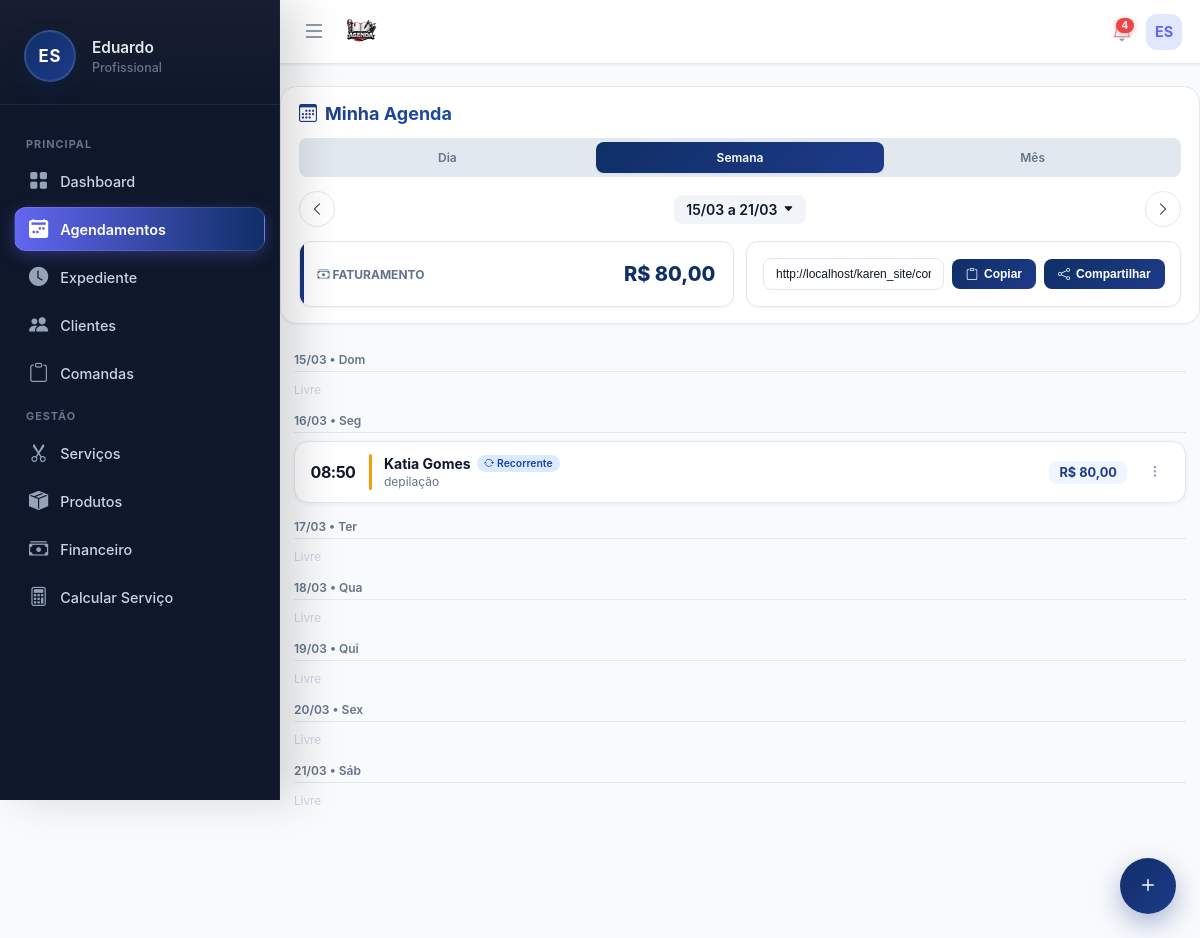
Page /pages/agenda/agenda.php?data=2026-03-19&view=week (signed in) on the earlier database version.
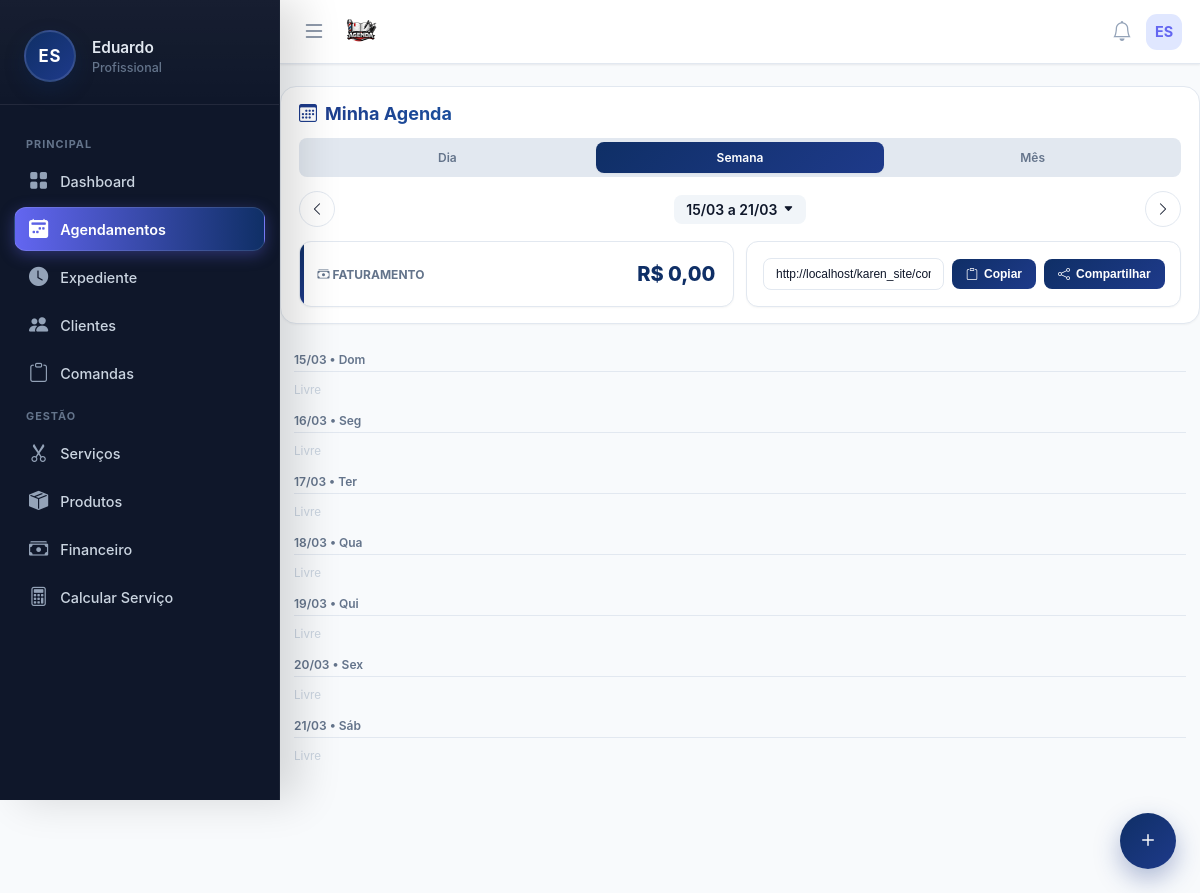
Same page on the later database version.
### tables this page shows
CREATE TABLE usuarios (
        id INTEGER PRIMARY KEY AUTOINCREMENT,
        nome TEXT, email TEXT, telefone TEXT, foto TEXT, biografia TEXT,
        cep TEXT, endereco TEXT, numero TEXT, bairro TEXT, cidade TEXT, estado TEXT,
        criado_em DATETIME DEFAULT CURRENT_TIMESTAMP
    , senha TEXT, estabelecimento TEXT, cor_tema TEXT DEFAULT '#4f46e5', ultimo_login DATETIME, ativo INTEGER DEFAULT 1, data_expiracao DATE, is_vitalicio INTEGER DEFAULT 0, quem_indicou TEXT, valor_mensalidade REAL DEFAULT 19.90, indicado_por TEXT, valor_mensal REAL DEFAULT 19.90, token_recuperacao TEXT, token_validade DATETIME, tipo_estabelecimento TEXT DEFAULT 'Salão de Beleza', instagram TEXT, cpf TEXT, lembrete_email_ativo INTEGER DEFAULT 0, lembrete_email_tempo INTEGER DEFAULT 4, lembrete_email_unidade TEXT DEFAULT 'horas', lembrete_email_cliente INTEGER DEFAULT 1, lembrete_email_confirmar INTEGER DEFAULT 0, lembrete_email_outro TEXT, lembrete_email_copia INTEGER DEFAULT 0, agendamento_min_antecedencia INTEGER DEFAULT 4, agendamento_min_unidade TEXT DEFAULT 'horas', receber_email_diario INTEGER DEFAULT 0, is_teste INTEGER DEFAULT 0, vendedor_id INTEGER);

CREATE TABLE agendamentos (
        id INTEGER PRIMARY KEY AUTOINCREMENT,
        user_id INTEGER NOT NULL,
        cliente_nome TEXT NOT NULL,
        servico TEXT NOT NULL,
        data_agendamento DATE NOT NULL,
        horario TIME NOT NULL,
        status TEXT DEFAULT 'Pendente',
        observacoes TEXT,
        criado_em DATETIME DEFAULT CURRENT_TIMESTAMP
    , cliente_cpf TEXT, cliente_id INTEGER, valor REAL DEFAULT 0, serie_id TEXT, indice_serie INTEGER DEFAULT 1, e_recorrente INTEGER DEFAULT 0, lembrete_enviado INTEGER DEFAULT 0, comanda_id INTEGER, servico_id INTEGER, servicos_json TEXT);

### includes/config.php (called while the page is built, shortened)
<?php
if (!function_exists('slugify')) {
    function slugify($text)
    {
        $text = trim((string)$text);
        $translit = @iconv('UTF-8', 'ASCII//TRANSLIT//IGNORE', $text);
        if ($translit !== false) {
            $text = $translit;
        }
        $text = strtolower($text);
        $text = preg_replace('/[^a-z0-9]+/', '-', $text);
        $text = trim($text, '-');
        return $text !== '' ? $text : 'estabelecimento';
    }
}
if (!function_exists('buildAgendarSlug')) {
    function buildAgendarSlug($nomeBase, $userId)
    {
        $slug = slugify($nomeBase);
        return $slug . '-' . (int)$userId;
    }
}
?>

### pages/agenda/agenda.php (the view, shortened to what the rows shown need)
<?php
require_once __DIR__ . '/../../includes/config.php';
$userId = $_SESSION['user_id'];
$dataExibida = $_GET['data'] ?? date('Y-m-d');
$viewType    = $_GET['view'] ?? 'day';
$hoje        = date('Y-m-d');
$isProd = isset($_SERVER['HTTP_HOST']) && $_SERVER['HTTP_HOST'] === 'salao.develoi.com';
$agendaUrl = $isProd
    ? '/agenda'
    : $_SERVER['PHP_SELF'];
$stmtUser = $pdo->prepare("SELECT nome, estabelecimento FROM usuarios WHERE id = ?");
$stmtUser->execute([$userId]);
$userInfo = $stmtUser->fetch();
$nomeBaseSlug = !empty($userInfo['estabelecimento'])
    ? $userInfo['estabelecimento']
    : ($userInfo['nome'] ?? 'Estabelecimento');
$slugAgendamento = buildAgendarSlug($nomeBaseSlug, $userId);
$linkAgendamento = rtrim(BASE_URL, '/') . '/' . $slugAgendamento;
$agendamentos = [];
$faturamento = 0;
$diasComAgendamento = [];
$agendamentosPorDia = [];
if ($viewType === 'month') {
    $start = date('Y-m-01', strtotime($dataExibida));
    $end   = date('Y-m-t', strtotime($dataExibida));
    setlocale(LC_TIME, 'pt_BR', 'pt_BR.utf-8', 'portuguese');
    $meses = [1 => 'Janeiro', 2 => 'Fevereiro', 3 => 'Março', 4 => 'Abril', 5 => 'Maio', 6 => 'Junho', 7 => 'Julho', 8 => 'Agosto', 9 => 'Setembro', 10 => 'Outubro', 11 => 'Novembro', 12 => 'Dezembro'];
    $tituloData = $meses[(int)date('m', strtotime($dataExibida))] . ' ' . date('Y', strtotime($dataExibida));
} elseif ($viewType === 'week') {
    $ts = strtotime($dataExibida);
    $diaSemana = date('w', $ts);
    $start = date('Y-m-d', strtotime("-$diaSemana days", $ts));
    $end   = date('Y-m-d', strtotime("+6 days", strtotime($start)));
} else {
    $start = $dataExibida;
    $end   = $dataExibida;
    $diasSemana = ['Domingo', 'Segunda', 'Terça', 'Quarta', 'Quinta', 'Sexta', 'Sábado'];
    $tituloData = $diasSemana[date('w', strtotime($dataExibida))] . ', ' . date('d/m', strtotime($dataExibida));
}
$stmt = $pdo->prepare("
    SELECT
        a.*,
        s.tipo_recorrencia,
        s.dias_semana as recorrencia_dias_semana,
        s.intervalo_dias
    FROM agendamentos a
    LEFT JOIN servicos s ON s.id = a.servico_id AND s.user_id = a.user_id
    WHERE a.user_id = ?
      AND a.data_agendamento BETWEEN ? AND ?
    ORDER BY a.data_agendamento ASC, a.horario ASC
");
$stmt->execute([$userId, $start, $end]);
$raw = $stmt->fetchAll();
$clientes = $pdo->query("SELECT id, nome, telefone FROM clientes WHERE user_id=$userId ORDER BY nome ASC")->fetchAll();
if ($viewType === 'day') {
    $agendamentos = array_filter($raw, function ($ag) use ($dataExibida) {
        return $ag['data_agendamento'] === $dataExibida;
    });
    foreach ($agendamentos as $ag) {
        if (($ag['status'] ?? '') !== 'Cancelado') $faturamento += $ag['valor'];
    }
} elseif ($viewType === 'week') {
    for ($i = 0; $i <= 6; $i++) {
        $d = date('Y-m-d', strtotime("+$i days", strtotime($start)));
        $agendamentos[$d] = [];
    }
    foreach ($raw as $ag) {
        $agendamentos[$ag['data_agendamento']][] = $ag;
    }
}
include '../../includes/header.php';
include '../../includes/menu.php';
?>
<div class="app-header">
    <h1 class="agenda-title"><i class="bi bi-calendar3"></i> Minha Agenda</h1>
    <div class="header-cards">
    <div class="link-card">
        <div class="link-input-group">
            <input type="text" class="link-input" id="linkAgendamento" value="<?php echo htmlspecialchars($linkAgendamento); ?>" readonly>
            <button class="btn-copy-link" onclick="copiarLink(event)"><i class="bi bi-clipboard"></i>Copiar</button>
            <button class="btn-share-link" onclick="compartilharLink()"><i class="bi bi-share"></i>Compartilhar</button>
        </div>
    </div>
    </div>
</div>
<div class="content-area">
    <?php if ($viewType === 'month'): ?>
        <div class="calendar-grid">
            <div class="week-day-name">DOM</div><div class="week-day-name">SEG</div><div class="week-day-name">TER</div>
            <div class="week-day-name">QUA</div><div class="week-day-name">QUI</div><div class="week-day-name">SEX</div><div class="week-day-name">SÁB</div>
            <?php
            $firstDay = date('Y-m-01', strtotime($dataExibida));
            $daysInMonth = date('t', strtotime($dataExibida));
            $startPad = date('w', strtotime($firstDay));
            for($k=0; $k<$startPad; $k++) echo '<div class="day-cell empty"></div>';
            for($day=1; $day<=$daysInMonth; $day++){
                $date = date('Y-m-', strtotime($dataExibida)) . str_pad($day, 2, '0', STR_PAD_LEFT);
                $isToday = ($date === $hoje) ? 'today' : '';
                $hasEv = isset($diasComAgendamento[$date]) ? 'has-events' : '';
                $badge = isset($agendamentosPorDia[$date]) ? "<div class='event-count-badge'>{$agendamentosPorDia[$date]}</div>" : '';
                echo "<a href='{$agendaUrl}?view=day&data={$date}' class='day-cell {$isToday} {$hasEv}'>{$day}{$badge}</a>";
            }
            ?>
        </div>
    <?php elseif ($viewType === 'week'): ?>
        <?php foreach ($agendamentos as $dia => $lista): ?>
            <div class="week-header">
                <?php echo date('d/m', strtotime($dia)) . ' • ' . ['Dom','Seg','Ter','Qua','Qui','Sex','Sáb'][date('w', strtotime($dia))]; ?>
            </div>
            <?php if (count($lista) > 0): ?>
                <?php foreach ($lista as $ag) renderCard($ag, $clientes); ?>
            <?php else: ?>
                <small style="color:#cbd5e1;">Livre</small>
            <?php endif; ?>
        <?php endforeach; ?>
    <?php endif; ?>
</div>
<?php
function renderCard($ag, $clientes) {
    $tel = '';
    foreach ($clientes as $c) {
        if ($c['nome'] === $ag['cliente_nome']) {
            $tel = $c['telefone'];
            break;
        }
    }
    $dados = [
        'id' => $ag['id'],
        'cliente' => $ag['cliente_nome'],
        'status' => $ag['status'],
        'tel' => $tel,
        'serv' => $ag['servico'],
        'val' => number_format($ag['valor'], 2, ',', '.'),
        'data' => date('d/m', strtotime($ag['data_agendamento'])),
        'hora' => date('H:i', strtotime($ag['horario'])),
        'e_recorrente' => !empty($ag['e_recorrente']),
        'serie_id' => $ag['serie_id'] ?? null
    ];
    $jsonInfo = htmlspecialchars(json_encode($dados, JSON_UNESCAPED_UNICODE), ENT_QUOTES, 'UTF-8');
    $status    = $ag['status'] ?? 'Pendente';
    $badgeRec  = !empty($ag['e_recorrente'])
        ? '<span class="badge-rec"><i class="bi bi-arrow-repeat"></i> Recorrente</span>'
        : '';
    $statusClass = [
        'Confirmado' => 'st-confirmado',
        'Cancelado'  => 'st-cancelado',
        'Pendente'   => 'st-pendente',
    ][$status] ?? 'st-pendente';
    $nomeServico = htmlspecialchars($ag['servico'] ?: '—');
    $nomeCli     = htmlspecialchars($ag['cliente_nome']);
    $hora        = date('H:i', strtotime($ag['horario']));
    echo '
    <div class="appt-card ' . $statusClass . '" data-status="' . htmlspecialchars($status) . '">
        <div class="card-time">
            <span class="card-hora">' . $hora . '</span>
        </div>
        <div class="card-bar ' . $statusClass . '-bar"></div>
        <div class="card-body">
            <div class="card-cliente">' . $nomeCli . $badgeRec . '</div>
            <div class="card-servico">' . $nomeServico . '</div>
        </div>
        <div class="card-valor">R$&nbsp;' . $dados['val'] . '</div>
        <button type="button" class="card-menu-btn" onclick="openActions(this)" data-info="' . $jsonInfo . '">
            <i class="bi bi-three-dots-vertical"></i>
        </button>
    </div>';
}
?>

### includes/menu.php (shortened to what the rows shown need)
<?php
require_once __DIR__ . '/config.php';
$userRole  = 'Profissional';
$iniciais  = 'V';
$firstName = 'Visitante';
if (isset($pdo) && isset($_SESSION['user_id'])) {
    $stmtUser = $pdo->prepare("SELECT nome, email, estabelecimento FROM usuarios WHERE id = ? LIMIT 1");
    $stmtUser->execute([$_SESSION['user_id']]);
    $dadoUsuario = $stmtUser->fetch(PDO::FETCH_ASSOC);
    if ($dadoUsuario && !empty($dadoUsuario['nome'])) {
        $userName = $dadoUsuario['nome'];
        $partesNome = explode(' ', trim($userName));
        $firstName  = $partesNome[0];
        $primeiraLetra = mb_substr($partesNome[0], 0, 1);
        $ultimaLetra   = '';
        if (count($partesNome) > 1) {
            $ultimoNome  = end($partesNome);
            $ultimaLetra = mb_substr($ultimoNome, 0, 1);
        }
        $iniciais = strtoupper($primeiraLetra . $ultimaLetra);
    }
}
?>
<link rel="stylesheet" href="https://cdn.jsdelivr.net/npm/bootstrap-icons@1.11.3/font/bootstrap-icons.min.css">
<nav class="app-navbar">
    <div style="display:flex; align-items:center; gap:10px;">
        <div style="position:relative;">
            <div class="navbar-avatar" id="userAvatarBtn">
                <?php echo $iniciais; ?>
            </div>
        </div>
    </div>
</nav>
<aside class="app-sidebar" id="sidebar">
    <div class="sidebar-header">
        <div class="avatar-circle">
            <?php echo $iniciais; ?>
        </div>
        <div class="user-info">
            <h4><?php echo htmlspecialchars($firstName); ?></h4>
            <span><?php echo htmlspecialchars($userRole); ?></span>
        </div>
    </div>
</aside>

Differences in the rows shown:
removed agendamentos: horario "08:50", cliente_nome "Katia Gomes", e_recorrente 1 (drawn), servico "depilação"
Other differences:
$faturamento: "80,00" → "0,00"
$notificacoesNaoLidas: "4" → (not shown)
new list line: "Livre"
